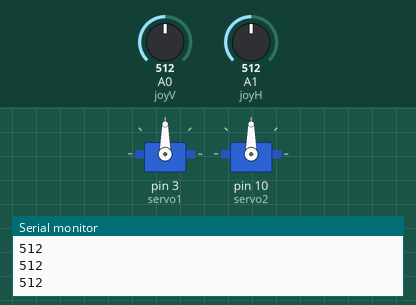
Simulated run of this sketch. Board: Arduino Uno, built with avr-gcc and run on an emulated ATmega328P. Parts: 2 × servo, the last lines printed to the serial monitor. The inputs (shaded band) are chosen by the test bench; at power-on: A1 (joyH) = 512, A0 (joyV) = 512.

Above: at 1.2 s.
1.3 s: A1 (joyH) set to 588
2.8 s: A1 (joyH) set to 609
At 3.27 s:
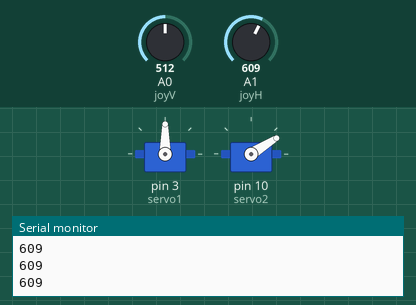
At 4.4 s:
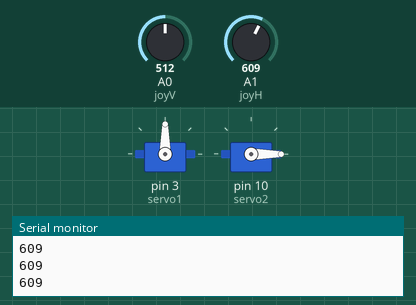
4.9 s: A0 (joyV) set to 584
6.4 s: A0 (joyV) set to 614
At 8.0 s:
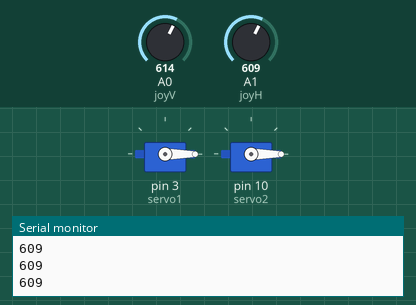
8.5 s: A1 (joyH) set to 414
10.0 s: A1 (joyH) set to 390
At 12.6 s:
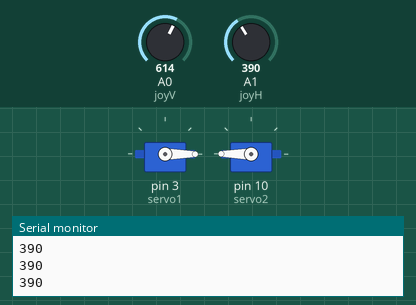
Timing chart, 0 to 14.0 s (numbered marks = the images above; inputs shaded):
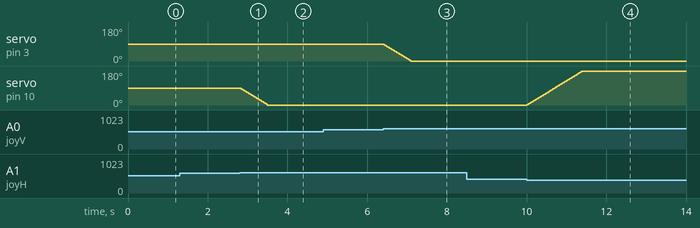

The sketch:

Servo_2D.ino
```cpp
#include <Servo.h>

const int servo1 = 3;         // first servo
const int servo2 = 10;        // second servo
const int joyH = A1;          // L/R Parallax Thumbstick
const int joyV = A0;          // U/D Parallax Thumbstick

int servoVal;                 // variable to read the value from the analog pin
int valH = 90, valV = 90;     // servo Horizontal and Vertical value
Servo myservo1;               // create servo object to control a servo
Servo myservo2;               // create servo object to control a servo


void setup() {

  // Servo
  myservo1.attach(servo1);  // attaches the servo
  myservo2.attach(servo2);  // attaches the servo

  // Inizialize Serial
  Serial.begin(9600);
}


void loop() {

  // Read the horizontal joystick value  (value between 0 and 1023)
  servoVal = analogRead(joyH);
  Serial.println(servoVal);
  joyValueCompare(servoVal, valH);

  myservo2.write(180 - valH);                           // sets the servo position according to the scaled value

  // Read the Vertical joystick value  (value between 0 and 1023)
  servoVal = analogRead(joyV);
  joyValueCompare(servoVal, valV);

  myservo1.write(180 - valV);                           // sets the servo position according to the scaled value

  delay(15);                                            // waits for the servo to get there

}

// Compare the servoVal (Read from Joystick) and update the value of the given axis
void joyValueCompare(int servoVal, int &val){

  // foward
  if(servoVal > 1000 && val < 180)
    val += 10;
  else if(servoVal > 800 && val < 180)
    val += 5;
  else if(servoVal > 600 && val < 180)
    val += 2;

  // backward
  if(servoVal < 20 && val > 0)
    val -= 10;
  else if(servoVal < 200 && val > 0)
    val -= 5;
  else if(servoVal < 400 && val > 0)
    val -= 2;

  if(val > 180){
    val = 180;
  }
  else if(val < 0){
    val = 0;
  }
}
```

Measured:
- the behaviour switches between 600 and 601 on A1 (joyH) (found by bisection; images 0 and 1)
- the behaviour switches between 600 and 601 on A0 (joyV) (found by bisection; images 2 and 3)
- the behaviour switches between 400 and 399 on A1 (joyH) (found by bisection; images 3 and 4)
- after the input at 2.8 s, servo on pin 10 (servo2): moves from 90° to 0° over 0.68 s, starting at once
- after the input at 6.4 s, servo on pin 3 (servo1): moves from 90° to 0° over 0.68 s, starting at once
- after the input at 10.0 s, servo on pin 10 (servo2): moves from 0° to 180° over 1.4 s, starting at once
